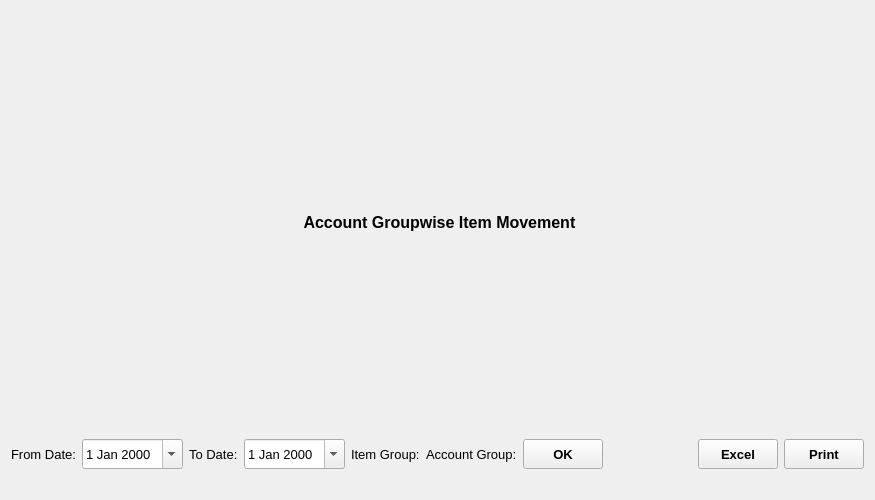
<?xml version="1.0" encoding="UTF-8"?>
<ui version="4.0">
 <class>GroupwiseItemMovement</class>
 <widget class="QWidget" name="GroupwiseItemMovement">
  <property name="geometry">
   <rect>
    <x>0</x>
    <y>0</y>
    <width>875</width>
    <height>500</height>
   </rect>
  </property>
  <property name="font">
   <font>
    <family>Microsoft YaHei UI</family>
    <pointsize>10</pointsize>
   </font>
  </property>
  <property name="windowTitle">
   <string>Form</string>
  </property>
  <layout class="QVBoxLayout" name="verticalLayout" stretch="0,0,1,0">
   <item>
    <widget class="QLabel" name="label">
     <property name="font">
      <font>
       <pointsize>12</pointsize>
       <weight>75</weight>
       <bold>true</bold>
      </font>
     </property>
     <property name="text">
      <string> Account Groupwise Item Movement</string>
     </property>
     <property name="alignment">
      <set>Qt::AlignCenter</set>
     </property>
    </widget>
   </item>
   <item>
    <layout class="QHBoxLayout" name="horizontalLayout" stretch="0,0,0,0,0,0,0,0,0,0,0,0">
     <item>
      <widget class="QLabel" name="fromDateLabel">
       <property name="text">
        <string>From Date:</string>
       </property>
      </widget>
     </item>
     <item>
      <widget class="QDateEdit" name="fromDateDateEdit">
       <property name="minimumSize">
        <size>
         <width>0</width>
         <height>30</height>
        </size>
       </property>
       <property name="calendarPopup">
        <bool>true</bool>
       </property>
      </widget>
     </item>
     <item>
      <widget class="QLabel" name="toDateLabel">
       <property name="text">
        <string>To Date:</string>
       </property>
      </widget>
     </item>
     <item>
      <widget class="QDateEdit" name="toDateDateEdit">
       <property name="minimumSize">
        <size>
         <width>0</width>
         <height>30</height>
        </size>
       </property>
       <property name="calendarPopup">
        <bool>true</bool>
       </property>
      </widget>
     </item>
     <item>
      <widget class="QLabel" name="label_3">
       <property name="text">
        <string>Item Group:</string>
       </property>
      </widget>
     </item>
     <item>
      <layout class="QHBoxLayout" name="invGroupLay"/>
     </item>
     <item>
      <widget class="QLabel" name="label_2">
       <property name="text">
        <string>Account Group:</string>
       </property>
      </widget>
     </item>
     <item>
      <layout class="QHBoxLayout" name="groupLay"/>
     </item>
     <item>
      <widget class="QToolButton" name="OKButton">
       <property name="minimumSize">
        <size>
         <width>80</width>
         <height>30</height>
        </size>
       </property>
       <property name="font">
        <font>
         <weight>75</weight>
         <bold>true</bold>
        </font>
       </property>
       <property name="text">
        <string>OK</string>
       </property>
      </widget>
     </item>
     <item>
      <spacer name="horizontalSpacer">
       <property name="orientation">
        <enum>Qt::Horizontal</enum>
       </property>
       <property name="sizeHint" stdset="0">
        <size>
         <width>40</width>
         <height>20</height>
        </size>
       </property>
      </spacer>
     </item>
     <item>
      <widget class="QToolButton" name="excelButton">
       <property name="minimumSize">
        <size>
         <width>80</width>
         <height>30</height>
        </size>
       </property>
       <property name="font">
        <font>
         <weight>75</weight>
         <bold>true</bold>
        </font>
       </property>
       <property name="text">
        <string>Excel</string>
       </property>
      </widget>
     </item>
     <item>
      <widget class="QToolButton" name="printButton">
       <property name="minimumSize">
        <size>
         <width>80</width>
         <height>30</height>
        </size>
       </property>
       <property name="font">
        <font>
         <weight>75</weight>
         <bold>true</bold>
        </font>
       </property>
       <property name="text">
        <string>Print</string>
       </property>
      </widget>
     </item>
    </layout>
   </item>
   <item>
    <layout class="QVBoxLayout" name="tableLayout"/>
   </item>
   <item>
    <layout class="QHBoxLayout" name="horizontalLayout_2">
     <item>
      <spacer name="horizontalSpacer_2">
       <property name="orientation">
        <enum>Qt::Horizontal</enum>
       </property>
       <property name="sizeHint" stdset="0">
        <size>
         <width>40</width>
         <height>20</height>
        </size>
       </property>
      </spacer>
     </item>
    </layout>
   </item>
  </layout>
 </widget>
 <resources/>
 <connections/>
</ui>
